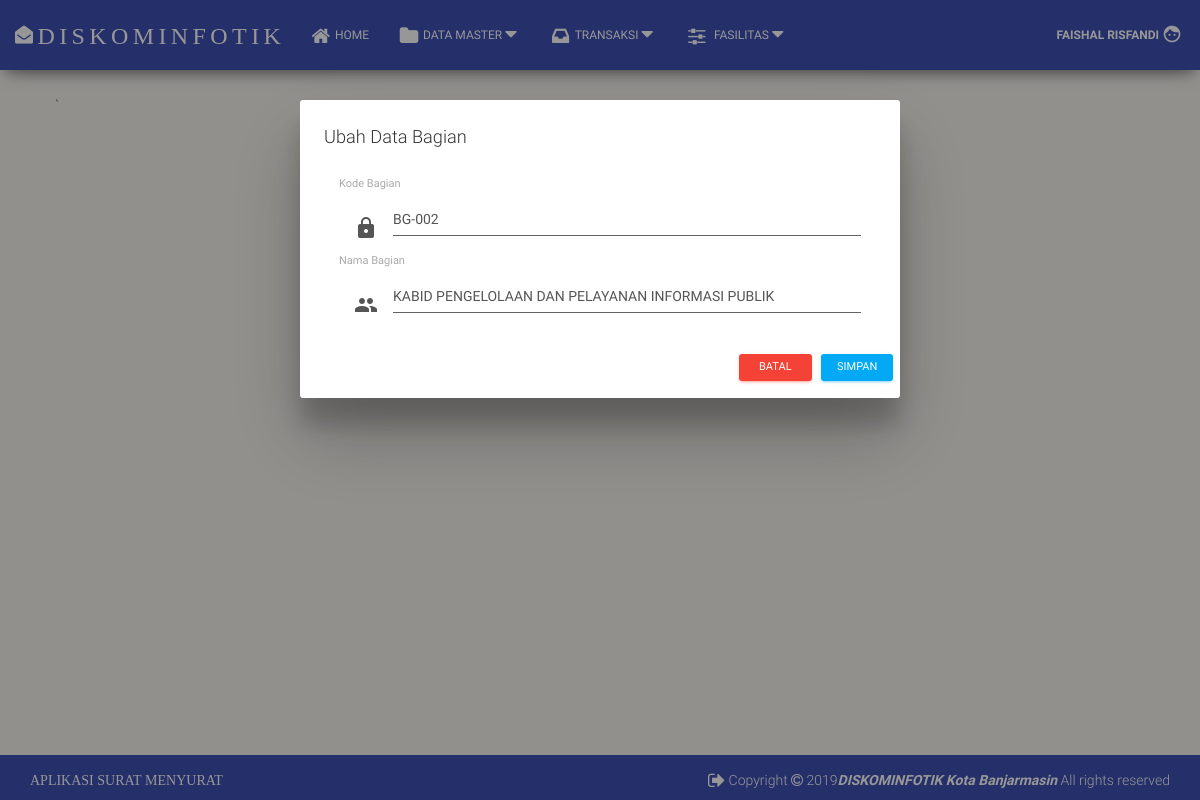
The app's page /admin/edit-bagian.php?id=BG-002 (signed in) with its own data.
### tables this page shows
CREATE TABLE IF NOT EXISTS `m_bagian` (
  `kd_bagian` varchar(8) NOT NULL,
  `nm_bagian` char(70) NOT NULL,
  PRIMARY KEY (`kd_bagian`)
);

### admin/edit-bagian.php (the view, shortened to what this page needs)
<?php
if (empty($_SESSION['username'])){
	header('location:../index.php');
} else {
if($_SESSION['level']!=="admin"){
die("Anda bukan admin");
} else {
?>
<!DOCTYPE html>
<html lang="en">
    <?php include ("include/head.php")?>
<body>
    <?php include("include/menu.php")?>
<?php } }?>
      <div class="container">
        <section class="content">
          <div class="row">
            <section class="col-lg-12 connectedSortable">
      <?php
          $id = $_GET['id'];
          $select = "SELECT kd_bagian, nm_bagian FROM m_bagian WHERE kd_bagian=?";
          $check  = mysqli_prepare($koneksi, $select);
            mysqli_stmt_bind_param($check, 's', $id);
            mysqli_stmt_execute($check);
          $result = mysqli_stmt_get_result($check);
          $hitung = mysqli_num_rows($result);
            if ($hitung == 0){
              echo "<script>alert('Data Tidak Ditemukan'); window.location = 'instansi.php'</script>";
            } else{
              $row = mysqli_fetch_assoc($result);
            }
      ?>
    <div class="box-body">
<div class="modal fade bs-example-modal-md" data-keyboard="false" data-backdrop="static" id="ubahData" tabindex="-1" role="dialog" aria-labelledby="myModalLabel" aria-hidden="true">
<div class="modal-dialog modal-md">
  <div class="modal-content">
    <div class="modal-header">
      <h4 class="modal-title" id="myModalLabel">Ubah Data Bagian</h4>
    </div>
    <div class="modal-body">
    <form class="form" onSubmit="return validasi_input(this)" action="" method="post" enctype="multipart/form-data" name="form1" id="form1">
  <div class ="col-sm-12">
  <div class ="input-group form-group label-floating">
     <span class="input-group-addon">
      <i class="material-icons">lock</i>
    </span>
    <label for="no_urut" class="control-label">Kode Bagian</label>
      <input type ="text" class ="form-control" name="kd_bagian" value="<?php echo $row['kd_bagian']; ?>" readonly required>
  </div>
</div>
<div class ="col-sm-12">
    <div class ="input-group form-group has-feedback label-floating">
      <span class="input-group-addon">
        <i class="material-icons">group</i>
      </span>
      <label for="no_urut" class="control-label">Nama Bagian</label>
        <input type ="text" class ="form-control" id="name" name="nm_bagian" value="<?php echo $row['nm_bagian'];?>">
    </div>
  </div>
    </div>
    <div class="modal-footer">
      <a href="bagian.php" class="btn btn-danger btn-sm">Batal</a>
      <button type="submit" class="btn btn-info btn-sm" name="ubah">Simpan</button>
    </div>
  </div>
</div>
</div>
<?php if(isset($script)){ echo $script; } ?>`
</div>
</div>
</section>
</div>
<?php include("include/credit.php")?>
</body>
</html>

### admin/include/head.php (style rules this page uses)
.modal-body { max-height: calc(100vh - 210px); overflow-y: auto; }
body { background: #F5F3EE !important; }
html { position: relative; min-height: 100%; }
body { margin-bottom: 60px; }
body { padding-bottom: 0px; padding-top: 70px; }
a { cursor:pointer; }

### records on screen
m_bagian: kd_bagian "BG-002", nm_bagian "KABID PENGELOLAAN DAN PELAYANAN INFORMASI PUBLIK"

### other values on screen
$_SESSION['nama_user'] "FAISHAL RISFANDI"
$y "2019"
